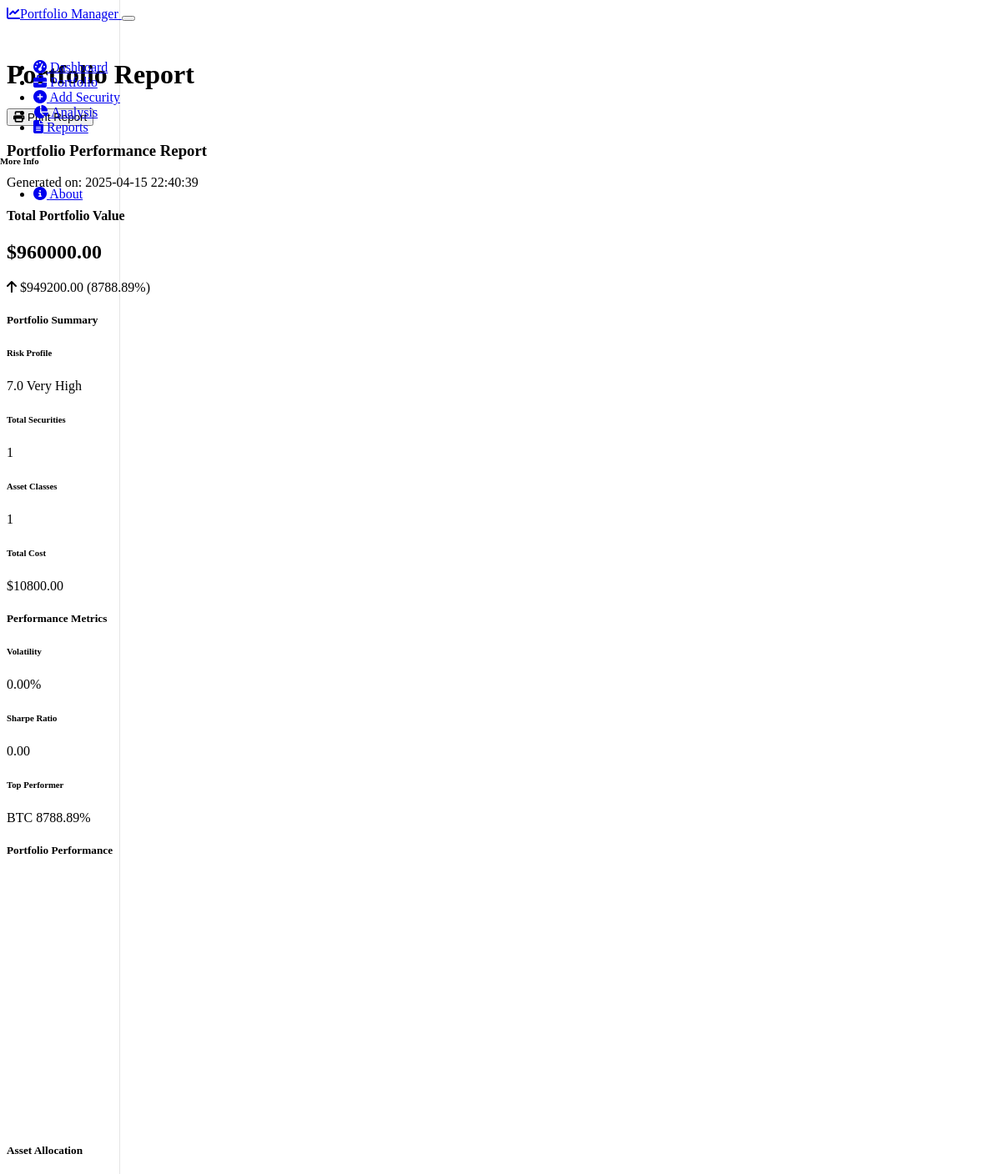
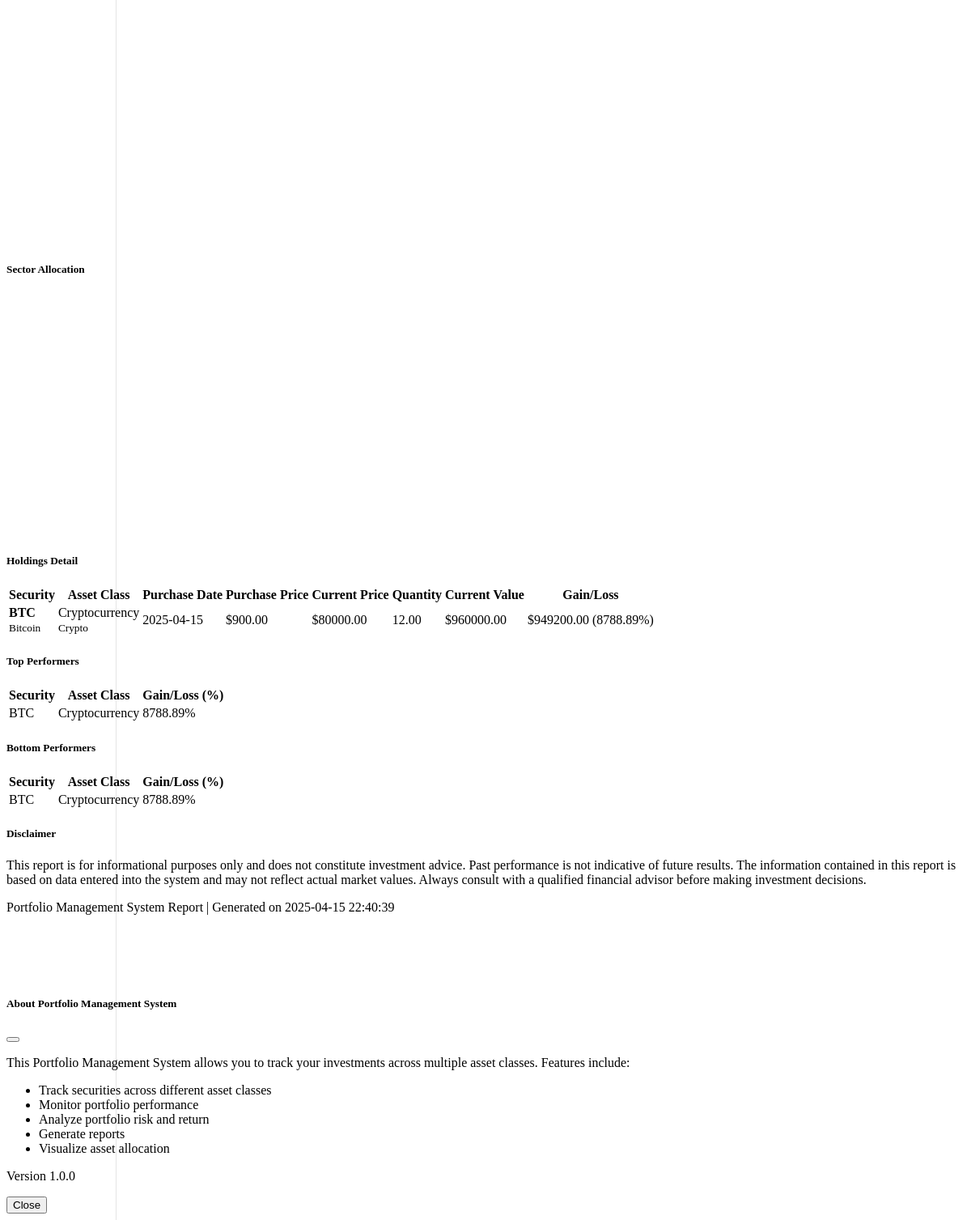
Page /reports on the committed database (2 pictures, top to bottom).
### models.py (models this page shows, shortened)
class Security(db.Model):
    id = db.Column(db.Integer, primary_key=True)
    ticker = db.Column(db.String(10), nullable=False)
    name = db.Column(db.String(100), nullable=False)
    asset_class = db.Column(db.String(50), nullable=False)
    purchase_price = db.Column(db.Float, nullable=False)
    current_price = db.Column(db.Float, nullable=False)
    quantity = db.Column(db.Float, nullable=False)
    purchase_date = db.Column(db.Date, nullable=False)
    sector = db.Column(db.String(50))
    country = db.Column(db.String(50))
    currency = db.Column(db.String(3), default="USD")
    notes = db.Column(db.Text)
    created_at = db.Column(db.DateTime, default=datetime.utcnow)
    updated_at = db.Column(db.DateTime, default=datetime.utcnow, onupdate=datetime.utcnow)
    @property
    def purchase_value(self):
        return self.purchase_price * self.quantity
    @property
    def current_value(self):
        return self.current_price * self.quantity
    @property
    def gain_loss(self):
        return self.current_value - self.purchase_value
    @property
    def gain_loss_percentage(self):
        if self.purchase_value == 0:
            return 0
        return (self.gain_loss / self.purchase_value) * 100

### routes.py (the view)
@app.route('/reports')
def reports():
    report = PortfolioManager.generate_report()
    return render_template('reports.html', report=report)

### templates/reports.html
{% extends "layout.html" %}
{% block content %}
<div class="d-flex justify-content-between flex-wrap flex-md-nowrap align-items-center pt-3 pb-2 mb-3 border-bottom">
    <h1 class="h2">Portfolio Report</h1>
    <div class="btn-toolbar mb-2 mb-md-0">
        <div class="btn-group me-2">
            <button type="button" class="btn btn-sm btn-outline-secondary" onclick="window.print()">
                <i class="fas fa-print me-1"></i> Print Report
            </button>
        </div>
    </div>
</div>
<div class="report-container pb-6">
    <div class="card border-0 shadow mb-4">
        <div class="card-body">
            <div class="row">
                <div class="col-md-6">
                    <h3>Portfolio Performance Report</h3>
                    <p class="text-muted">Generated on: {{ report.generated_at }}</p>
                </div>
                <div class="col-md-6 text-md-end">
                    <h4>Total Portfolio Value</h4>
                    <h2 class="mb-0">${{ "%.2f"|format(report.summary.total_value) }}</h2>
                    <p class="{% if report.summary.total_gain_loss >= 0 %}positive{% else %}negative{% endif %}">
                        <i class="fas {% if report.summary.total_gain_loss >= 0 %}fa-arrow-up{% else %}fa-arrow-down{% endif %} me-1"></i>
                        ${{ "%.2f"|format(report.summary.total_gain_loss) }}
                        ({{ "%.2f"|format(report.summary.total_gain_loss_pct) }}%)
                    </p>
                </div>
            </div>
        </div>
    </div>
    <div class="row mb-4">
        <div class="col-md-6">
            <div class="card border-0 shadow h-100">
                <div class="card-header bg-transparent border-0">
                    <h5 class="mb-0">Portfolio Summary</h5>
                </div>
                <div class="card-body">
                    <div class="row">
                        <div class="col-6">
                            <h6 class="text-muted">Risk Profile</h6>
                            <p>
                                <span class="badge risk-{{ report.risk.risk_level|replace(' ', '-') }} p-2">
                                    {{ report.risk.portfolio_risk_score }}
                                </span>
                                {{ report.risk.risk_level }}
                            </p>
                        </div>
                        <div class="col-6">
                            <h6 class="text-muted">Total Securities</h6>
                            <p>{{ report.summary.securities_count }}</p>
                        </div>
                    </div>
                    <div class="row">
                        <div class="col-6">
                            <h6 class="text-muted">Asset Classes</h6>
                            <p>{{ report.summary.asset_allocation|length }}</p>
                        </div>
                        <div class="col-6">
                            <h6 class="text-muted">Total Cost</h6>
                            <p>${{ "%.2f"|format(report.summary.total_cost) }}</p>
                        </div>
                    </div>
                </div>
            </div>
        </div>
        <div class="col-md-6">
            <div class="card border-0 shadow h-100">
                <div class="card-header bg-transparent border-0">
                    <h5 class="mb-0">Performance Metrics</h5>
                </div>
                <div class="card-body">
                    <div class="row">
                        <div class="col-6">
                            <h6 class="text-muted">Volatility</h6>
                            <p>{{ "%.2f"|format(report.metrics.volatility) }}%</p>
                        </div>
                        <div class="col-6">
                            <h6 class="text-muted">Sharpe Ratio</h6>
                            <p>{{ "%.2f"|format(report.metrics.sharpe_ratio) }}</p>
                        </div>
                    </div>
                    <div class="row">
                        <div class="col-12">
                            <h6 class="text-muted">Top Performer</h6>
                            <p>
                                {% if report.metrics.top_performers %}
                                    {{ report.metrics.top_performers[0].ticker }}
                                    <span class="badge rounded-pill bg-success">{{ "%.2f"|format(report.metrics.top_performers[0].gain_loss_pct) }}%</span>
                                {% else %}
                                    N/A
                                {% endif %}
                            </p>
                        </div>
                    </div>
                </div>
            </div>
        </div>
    </div>
    <div class="card border-0 shadow mb-4">
        <div class="card-header bg-transparent border-0">
            <h5 class="mb-0">Portfolio Performance</h5>
        </div>
        <div class="card-body">
            <div class="chart-container">
                <canvas id="performanceChart"></canvas>
            </div>
        </div>
    </div>
    <div class="row mb-4">
        <div class="col-md-6">
            <div class="card border-0 shadow h-100">
                <div class="card-header bg-transparent border-0">
                    <h5 class="mb-0">Asset Allocation</h5>
                </div>
                <div class="card-body">
                    <div class="chart-container">
                        <canvas id="assetAllocationChart"></canvas>
                    </div>
                </div>
            </div>
        </div>
        <div class="col-md-6">
            <div class="card border-0 shadow h-100">
                <div class="card-header bg-transparent border-0">
                    <h5 class="mb-0">Sector Allocation</h5>
                </div>
                <div class="card-body">
                    <div class="chart-container">
                        <canvas id="sectorAllocationChart"></canvas>
                    </div>
                </div>
            </div>
        </div>
    </div>
    <div class="card border-0 shadow mb-4">
        <div class="card-header bg-transparent border-0">
            <h5 class="mb-0">Holdings Detail</h5>
        </div>
        <div class="card-body p-0">
            <div class="table-responsive">
                <table class="table table-striped mb-0">
                    <thead class="table-dark">
                        <tr>
                            <th>Security</th>
                            <th>Asset Class</th>
                            <th>Purchase Date</th>
                            <th>Purchase Price</th>
                            <th>Current Price</th>
                            <th>Quantity</th>
                            <th>Current Value</th>
                            <th>Gain/Loss</th>
                        </tr>
                    </thead>
                    <tbody>
                        {% for security in report.securities %}
                            <tr>
                                <td>
                                    <strong>{{ security.ticker }}</strong><br>
                                    <small class="text-muted">{{ security.name }}</small>
                                </td>
                                <td>
                                    <span class="badge asset-{{ security.asset_class|replace(' ', '-') }}">{{ security.asset_class }}</span>
                                    {% if security.sector %}
                                        <br><small class="text-muted">{{ security.sector }}</small>
                                    {% endif %}
                                </td>
                                <td>{{ security.purchase_date }}</td>
                                <td>${{ "%.2f"|format(security.purchase_price) }}</td>
                                <td>${{ "%.2f"|format(security.current_price) }}</td>
                                <td>{{ "%.2f"|format(security.quantity) }}</td>
                                <td>${{ "%.2f"|format(security.current_value) }}</td>
                                <td class="{% if security.gain_loss >= 0 %}positive{% else %}negative{% endif %}">
                                    ${{ "%.2f"|format(security.gain_loss) }}
                                    ({{ "%.2f"|format(security.gain_loss_pct) }}%)
                                </td>
                            </tr>
                        {% else %}
                            <tr>
                                <td colspan="8" class="text-center">No securities in your portfolio yet.</td>
                            </tr>
                        {% endfor %}
                    </tbody>
                </table>
            </div>
        </div>
    </div>
    <div class="row mb-4">
        <div class="col-md-6">
            <div class="card border-0 shadow">
                <div class="card-header bg-transparent border-0">
                    <h5 class="mb-0">Top Performers</h5>
                </div>
                <div class="card-body">
                    <div class="table-responsive">
                        <table class="table table-striped">
                            <thead>
                                <tr>
                                    <th>Security</th>
                                    <th>Asset Class</th>
                                    <th>Gain/Loss (%)</th>
                                </tr>
                            </thead>
                            <tbody>
                                {% for security in report.metrics.top_performers %}
                                    <tr>
                                        <td>{{ security.ticker }}</td>
                                        <td>{{ security.asset_class }}</td>
                                        <td class="positive">{{ "%.2f"|format(security.gain_loss_pct) }}%</td>
                                    </tr>
                                {% else %}
                                    <tr>
                                        <td colspan="3" class="text-center">No data available</td>
                                    </tr>
                                {% endfor %}
                            </tbody>
                        </table>
                    </div>
                </div>
            </div>
        </div>
        <div class="col-md-6">
            <div class="card border-0 shadow">
                <div class="card-header bg-transparent border-0">
                    <h5 class="mb-0">Bottom Performers</h5>
                </div>
                <div class="card-body">
                    <div class="table-responsive">
                        <table class="table table-striped">
                            <thead>
                                <tr>
                                    <th>Security</th>
                                    <th>Asset Class</th>
                                    <th>Gain/Loss (%)</th>
                                </tr>
                            </thead>
                            <tbody>
                                {% for security in report.metrics.bottom_performers %}
                                    <tr>
                                        <td>{{ security.ticker }}</td>
                                        <td>{{ security.asset_class }}</td>
                                        <td class="negative">{{ "%.2f"|format(security.gain_loss_pct) }}%</td>
                                    </tr>
                                {% else %}
                                    <tr>
                                        <td colspan="3" class="text-center">No data available</td>
                                    </tr>
                                {% endfor %}
                            </tbody>
                        </table>
                    </div>
                </div>
            </div>
        </div>
    </div>
    <div class="card border-0 shadow">
        <div class="card-body">
            <div class="row">
                <div class="col-12">
                    <h5>Disclaimer</h5>
                    <p class="text-muted small">
                        This report is for informational purposes only and does not constitute investment advice.
                        Past performance is not indicative of future results. The information contained in this
                        report is based on data entered into the system and may not reflect actual market values.
                        Always consult with a qualified financial advisor before making investment decisions.
                    </p>
                    <p class="text-muted small text-center mt-3">
                        Portfolio Management System Report | Generated on {{ report.generated_at }}
                    </p>
                </div>
            </div>
        </div>
    </div>
</div>
{% endblock %}

### rows in the picture
Security: metrics "BTC", ticker "BTC", name "Bitcoin", asset_class "Cryptocurrency", sector "Crypto", purchase_date "2025-04-15", purchase_price "900.00", current_price "80000.00", quantity "12.00", current_value "960000.00", gain_loss "949200.00", gain_loss_pct "8788.89"

### other values in the picture
{{ report.generated_at }} "2025-04-15 22:40:39"
{{ "%.2f"|format(report.summary.total_value) }} "960000.00"
{{ "%.2f"|format(report.summary.total_gain_loss) }} "949200.00"
{{ "%.2f"|format(report.summary.total_gain_loss_pct) }} "8788.89"
{{ report.risk.portfolio_risk_score }} "7.0"
{{ report.risk.risk_level }} "Very High"
{{ report.summary.securities_count }} "1"
{{ report.summary.asset_allocation|length }} "1"
{{ "%.2f"|format(report.summary.total_cost) }} "10800.00"
{{ "%.2f"|format(report.metrics.volatility) }} "0.00"
{{ "%.2f"|format(report.metrics.sharpe_ratio) }} "0.00"
{{ "%.2f"|format(report.metrics.top_performers[0].gain_loss_pct) }} "8788.89"
